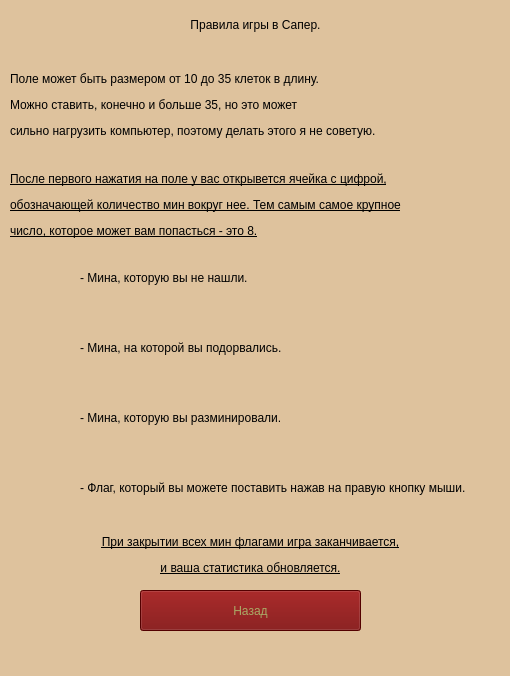
<?xml version="1.0" encoding="UTF-8"?>
<ui version="4.0">
 <class>MainWindow</class>
 <widget class="QMainWindow" name="MainWindow">
  <property name="geometry">
   <rect>
    <x>0</x>
    <y>0</y>
    <width>510</width>
    <height>676</height>
   </rect>
  </property>
  <property name="cursor">
   <cursorShape>CrossCursor</cursorShape>
  </property>
  <property name="windowTitle">
   <string>Правила</string>
  </property>
  <property name="windowIcon">
   <iconset>
    <normaloff>images/KMines.png</normaloff>images/KMines.png</iconset>
  </property>
  <property name="styleSheet">
   <string notr="true">background-color: rgb(222, 194, 157);</string>
  </property>
  <widget class="QWidget" name="centralwidget">
   <widget class="QLabel" name="label">
    <property name="geometry">
     <rect>
      <x>10</x>
      <y>0</y>
      <width>491</width>
      <height>51</height>
     </rect>
    </property>
    <property name="styleSheet">
     <string notr="true">font: italic 20pt &quot;Times New Roman&quot;;</string>
    </property>
    <property name="text">
     <string>&lt;html&gt;&lt;head/&gt;&lt;body&gt;&lt;p align=&quot;center&quot;&gt;Правила игры в Сапер.&lt;/p&gt;&lt;/body&gt;&lt;/html&gt;</string>
    </property>
   </widget>
   <widget class="QLabel" name="label_2">
    <property name="geometry">
     <rect>
      <x>10</x>
      <y>60</y>
      <width>501</width>
      <height>91</height>
     </rect>
    </property>
    <property name="styleSheet">
     <string notr="true">font: italic 13pt &quot;Times New Roman&quot;;</string>
    </property>
    <property name="text">
     <string>&lt;html&gt;&lt;head/&gt;&lt;body&gt;&lt;p&gt;Поле может быть размером от 10 до 35 клеток в длину.&lt;/p&gt;&lt;p&gt;Можно ставить, конечно и больше 35, но это может &lt;/p&gt;&lt;p&gt;сильно нагрузить компьютер, поэтому делать этого я не советую.&lt;/p&gt;&lt;/body&gt;&lt;/html&gt;</string>
    </property>
   </widget>
   <widget class="QLabel" name="label_3">
    <property name="geometry">
     <rect>
      <x>10</x>
      <y>160</y>
      <width>471</width>
      <height>91</height>
     </rect>
    </property>
    <property name="styleSheet">
     <string notr="true">font: italic 12pt &quot;Times New Roman&quot;;
text-decoration: underline;
</string>
    </property>
    <property name="text">
     <string>&lt;html&gt;&lt;head/&gt;&lt;body&gt;&lt;p&gt;После первого нажатия на поле у вас открывется ячейка с цифрой,&lt;/p&gt;&lt;p&gt;обозначающей количество мин вокруг нее. Тем самым самое крупное&lt;/p&gt;&lt;p&gt;число, которое может вам попасться - это 8.&lt;/p&gt;&lt;/body&gt;&lt;/html&gt;</string>
    </property>
   </widget>
   <widget class="QLabel" name="label_4">
    <property name="geometry">
     <rect>
      <x>20</x>
      <y>260</y>
      <width>41</width>
      <height>41</height>
     </rect>
    </property>
    <property name="text">
     <string/>
    </property>
   </widget>
   <widget class="QLabel" name="label_5">
    <property name="geometry">
     <rect>
      <x>80</x>
      <y>270</y>
      <width>181</width>
      <height>16</height>
     </rect>
    </property>
    <property name="styleSheet">
     <string notr="true">font: italic 75 10pt &quot;Times New Roman&quot;;</string>
    </property>
    <property name="text">
     <string>- Мина, которую вы не нашли.</string>
    </property>
   </widget>
   <widget class="QLabel" name="label_6">
    <property name="geometry">
     <rect>
      <x>80</x>
      <y>340</y>
      <width>211</width>
      <height>16</height>
     </rect>
    </property>
    <property name="styleSheet">
     <string notr="true">font: italic 75 10pt &quot;Times New Roman&quot;;</string>
    </property>
    <property name="text">
     <string>- Мина, на которой вы подорвались.</string>
    </property>
   </widget>
   <widget class="QLabel" name="label_7">
    <property name="geometry">
     <rect>
      <x>20</x>
      <y>330</y>
      <width>41</width>
      <height>41</height>
     </rect>
    </property>
    <property name="text">
     <string/>
    </property>
   </widget>
   <widget class="QLabel" name="label_8">
    <property name="geometry">
     <rect>
      <x>80</x>
      <y>410</y>
      <width>221</width>
      <height>16</height>
     </rect>
    </property>
    <property name="styleSheet">
     <string notr="true">font: italic 75 10pt &quot;Times New Roman&quot;;</string>
    </property>
    <property name="text">
     <string>- Мина, которую вы разминировали.</string>
    </property>
   </widget>
   <widget class="QLabel" name="label_9">
    <property name="geometry">
     <rect>
      <x>20</x>
      <y>400</y>
      <width>41</width>
      <height>41</height>
     </rect>
    </property>
    <property name="text">
     <string/>
    </property>
   </widget>
   <widget class="QLabel" name="label_10">
    <property name="geometry">
     <rect>
      <x>80</x>
      <y>480</y>
      <width>421</width>
      <height>16</height>
     </rect>
    </property>
    <property name="styleSheet">
     <string notr="true">font: italic 75 10pt &quot;Times New Roman&quot;;</string>
    </property>
    <property name="text">
     <string>- Флаг, который вы можете поставить нажав на правую кнопку мыши.</string>
    </property>
   </widget>
   <widget class="QLabel" name="label_11">
    <property name="geometry">
     <rect>
      <x>20</x>
      <y>470</y>
      <width>41</width>
      <height>41</height>
     </rect>
    </property>
    <property name="text">
     <string/>
    </property>
   </widget>
   <widget class="QLabel" name="label_12">
    <property name="geometry">
     <rect>
      <x>10</x>
      <y>530</y>
      <width>481</width>
      <height>51</height>
     </rect>
    </property>
    <property name="styleSheet">
     <string notr="true">font: italic 12pt &quot;Times New Roman&quot;;
text-decoration: underline;</string>
    </property>
    <property name="text">
     <string>&lt;html&gt;&lt;head/&gt;&lt;body&gt;&lt;p align=&quot;center&quot;&gt;При закрытии всех мин флагами игра заканчивается,&lt;/p&gt;&lt;p align=&quot;center&quot;&gt;и ваша статистика обновляется.&lt;/p&gt;&lt;/body&gt;&lt;/html&gt;</string>
    </property>
   </widget>
   <widget class="QPushButton" name="pushButton_6">
    <property name="geometry">
     <rect>
      <x>140</x>
      <y>590</y>
      <width>221</width>
      <height>41</height>
     </rect>
    </property>
    <property name="cursor">
     <cursorShape>PointingHandCursor</cursorShape>
    </property>
    <property name="styleSheet">
     <string notr="true">font: 20pt &quot;Times New Roman&quot;;
color: rgb(170, 170, 102);
background-color: rgb(116, 0, 0);</string>
    </property>
    <property name="text">
     <string>Назад</string>
    </property>
   </widget>
  </widget>
  <widget class="QMenuBar" name="menubar">
   <property name="geometry">
    <rect>
     <x>0</x>
     <y>0</y>
     <width>510</width>
     <height>21</height>
    </rect>
   </property>
  </widget>
  <widget class="QStatusBar" name="statusbar"/>
 </widget>
 <resources/>
 <connections/>
</ui>
